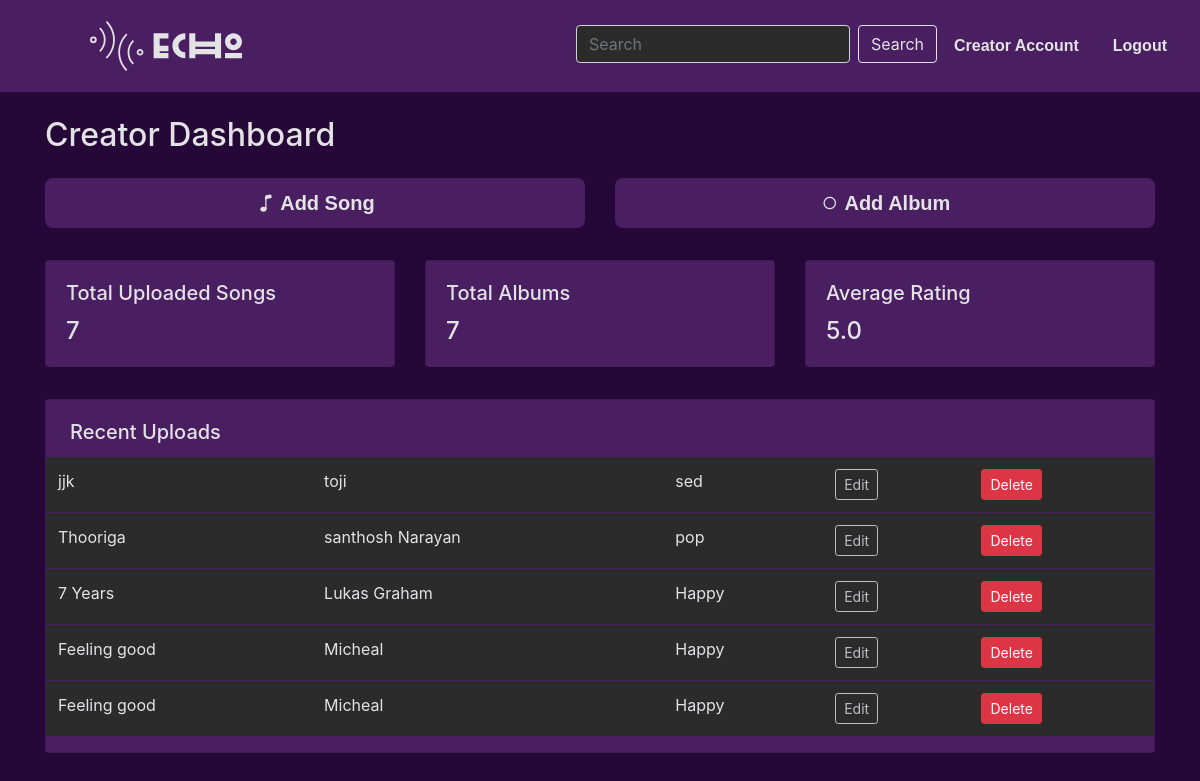
Screenshot of /creator-dashboard (signed in) with the database file from the repository.
### models.py (models this page shows, shortened)
class Songs(db.Model):
    id = db.Column(db.Integer, primary_key=True)
    image = db.Column(db.String(), nullable=False)
    title = db.Column(db.String(), nullable=False)
    artist = db.Column(db.String(), nullable=False)
    genre = db.Column(db.String(), nullable=False)
    timestamp = db.Column(db.DateTime, default=datetime.utcnow)
    rating = db.Column(db.Integer)
    mp3 = db.Column(db.String(), nullable=False)
    lyrics = db.Column(db.String())
    album_id = db.Column(db.Integer, db.ForeignKey('album.id'), nullable=False)
    creator_id = db.Column(
        db.Integer, db.ForeignKey('user.id'))
    creator = db.relationship('User', back_populates='songs')

class Album(db.Model):
    id = db.Column(db.Integer, primary_key=True)
    title = db.Column(db.String(100), nullable=False)
    artist = db.Column(db.String(100), nullable=False)
    release_date = db.Column(
        db.DateTime, default=datetime.utcnow, nullable=False)
    creator_id = db.Column(
        db.Integer, db.ForeignKey('user.id'), nullable=False)
    creator = db.relationship('User', back_populates='albums', lazy=True)
    songs = db.relationship('Songs', backref='album', lazy=True)

### app.py (the view)
@app.route('/creator-dashboard')
@login_required
def creator_dashbord():
    if current_user.role == "Creator":
        recent_uploads = Songs.query.filter_by(creator=current_user).order_by(
            Songs.timestamp.desc()).limit(5).all()
        total_uploads = Songs.query.filter_by(creator=current_user).count()
        total_albums = Album.query.filter_by(creator=current_user).count()
        songs = Songs.query.filter_by(creator=current_user).all()
        if not songs:
            avg = 0.0
        total_ratings = 0
        total_rated_songs = 0
        for song in songs:
            user_rating = UserRating.query.filter_by(
                user_id=current_user.id, song_id=song.id).first()
            if user_rating:
                total_ratings += user_rating.rating
                total_rated_songs += 1
        if total_rated_songs == 0:
            avg = 0.0
        else:
            avg = total_ratings / total_rated_songs
        avg = round(avg, 2)
        return render_template('creator_dashboard.html', recent_uploads=recent_uploads, total_uploads=total_uploads, total_albums=total_albums, avg=avg)
    elif current_user.role == "User":
        return redirect("/creator")
    else:
        return {"message": "You are not a creator"}

### app.py (called while the page is built)
@login_manager.user_loader
def load_user(user_id):
    return User.query.get(int(user_id))

### templates/creator_dashboard.html (shortened to what this page needs)
{% extends 'base.html' %} {% block title %}Creator Dashboard{% endblock %} {%
block content %}
<div class="container mt-4">
  <h2 class="mb-4">Creator Dashboard</h2>
  <div class="row mb-3">
    <div class="col-md-6 mb-3">
      <div class="text-center">
        <a
          href="/songs/add"
          class="btn btn-primary btn-block btn-lg"
          style="border: 0px"
        >
          <i class="bi bi-music-note"></i> Add Song
        </a>
      </div>
    </div>
    <div class="col-md-6 mb-3">
      <div class="text-center">
        <button
          class="btn btn-primary btn-block btn-lg"
          data-bs-toggle="modal"
          data-bs-target="#modal1"
          style="border: 0px"
        >
          <i class="bi bi-record"></i> Add Album
        </button>
      </div>
    </div>
  </div>
  <div class="row">
    <div class="col-md-4 mb-3">
      <div class="card">
        <div class="card-body">
          <h5 class="card-title">Total Uploaded Songs</h5>
          <p class="card-text h4">{{ total_uploads }}</p>
        </div>
      </div>
    </div>
    <div class="col-md-4 mb-3">
      <div class="card">
        <div class="card-body">
          <h5 class="card-title">Total Albums</h5>
          <p class="card-text h4">{{ total_albums }}</p>
        </div>
      </div>
    </div>
    <div class="col-md-4 mb-3">
      <div class="card">
        <div class="card-body">
          <h5 class="card-title">Average Rating</h5>
          <p class="card-text h4">{{ avg }}</p>
        </div>
      </div>
    </div>
  </div>
  <div class="card mt-3">
    <div class="card-body" style="padding: 0px; padding-top: 20px">
      <h5 class="card-title pl-4">Recent Uploads</h5>
      <table class="table table-hover">
        <tbody>
          {% for song in recent_uploads %}
          <tr>
            <td>{{ song.title }}</td>
            <td>{{ song.artist }}</td>
            <td>{{ song.album.title if song.album else '' }}</td>
            <td>
              <button
                class="btn btn-outline-primary btn-sm"
                onclick="window.location.href='/edit/song/{{song.id}}'"
              >
                Edit
              </button>
            </td>
            <td>
              <button
                class="btn btn-danger btn-sm"
                onclick="window.location.href='/del/song/{{song.id}}'"
              >
                Delete
              </button>
            </td>
          </tr>
          {% endfor %}
        </tbody>
      </table>
    </div>
  </div>
</div>
{% endblock %}

### static/style.css (style rules this page uses)
body { background-color: #250837; color: #e3e2e5; }
.container { margin-top: 20px; }
h2 { color: #e3e2e5; }
.card { background-color: #491f62; color: #e3e2e5; }
.card-title { color: #e3e2e5; }
.card-body { padding: 20px; }
.table { background-color: #2b2b2b; color: #e3e2e5; }
.table th, .table td { border-color: #491f62; }
.table td, .table th { padding: 0px; }
.btn-outline-primary { border-color: #bebdc1; color: #bebdc1; }
.btn-primary { background-color: #491f62; color: #e3e2e5; border: 1px solid #9a999d; border-radius: 8px; padding: 0.5em 1em; font-family: Arial, Helvetica, sans-serif; font-weight: bold; cursor: pointer; }
.table td, .table th { padding: 12px; }

### rows the page displays
Songs: title "jjk", artist "toji", album "sed"
Songs: title "Thooriga", artist "santhosh Narayan", album "pop"
Songs: title "7 Years", artist "Lukas Graham", album "Happy"
Songs: title "Feeling good", artist "Micheal", album "Happy"
Songs: title "Feeling good", artist "Micheal", album "Happy"

### other values shown
{{ total_uploads }} "7"
{{ total_albums }} "7"
{{ avg }} "5.0"
